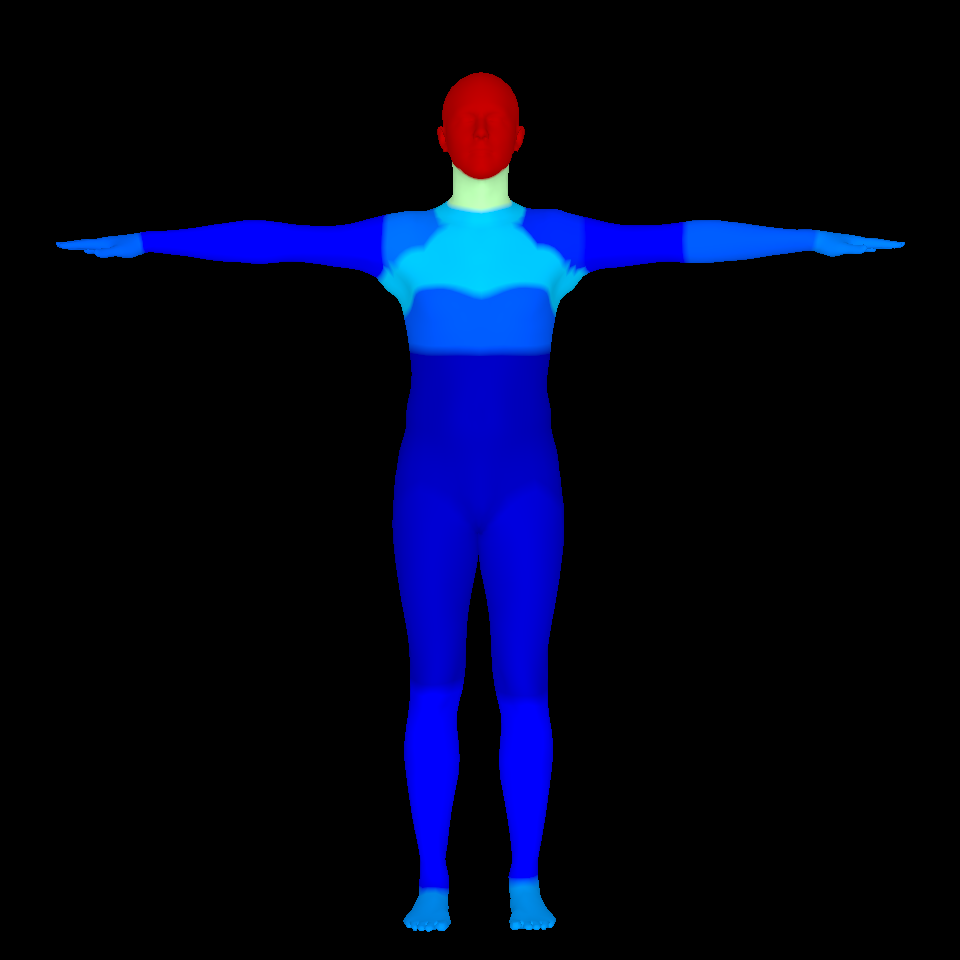

Write the Python code that produced this figure.
# python3 sensitivity/OP_sensitivity_analysis.py --checkpoint=data/model_checkpoint.pt --dataset=3dpw
# This runs through whole dataset and occludes a particular joint on each image and generates the occluded images and OpenPose error per joint and as average
# This code uses camera parameters to project the GT 3d joint positions
import sys
sys.path.insert(0, '/SPINH')
import time
import math
import torch
import argparse
import cv2
from models import hmr, SMPL
import config
from datasets import BaseDataset
import torch
from torch.utils.data import DataLoader
import numpy as np
import constants
from tqdm import tqdm
import matplotlib.pylab as plt
import os
from utils.imutils import crop
import itertools
from utils.geometry import perspective_projection
from utils.imutils import transform
from pytorchopenpose.src.body import Body
from utils.renderer_m import Renderer_m


def denormalize(images):
    # De-normalizing the image
    device = torch.device('cuda') if torch.cuda.is_available() else torch.device('cpu')
    images = images * torch.tensor([0.229, 0.224, 0.225], device=device).reshape(1, 3, 1, 1)
    images = images + torch.tensor([0.485, 0.456, 0.406], device=device).reshape(1, 3, 1, 1)
    images = images.permute(0, 2, 3, 1).cpu().numpy()
    images = 255 * images[:, :,:,::-1]
    return images

def get_occluded_imgs(batch, occ_size, occ_pixel, dataset_name, joint_idx, log_freq, batch_idx):
    # Get the image batch find the ground truth joint location and occlude it. This file uses the ground truth 3d joint
    # positions and projects them.

    # Prepare the required parameters
    device = torch.device('cuda') if torch.cuda.is_available() else torch.device('cpu')
    camera_intrinsics = batch['camera_intrinsics'].to(device)
    camera_extrinsics = batch['camera_extrinsics'].to(device)
    joint_position = batch['joint_position'].to(device)
    joint_position = joint_position.reshape(-1, 24, 3)
    batch_size = joint_position.shape[0]
    # Preparing the regressor to map 24 3DPW keypoints on to 14 joints
    joint_mapper = [8, 5, 2, 1, 4, 7, 21, 19, 17,16, 18, 20, 12, 15]
    # Get 14 ground truth joints
    joint_position = joint_position[:, joint_mapper, :]

    # Project 3D keypoints to 2D keypoints
    # Homogenious real world coordinates X, P is the projection matrix
    P = torch.matmul(camera_intrinsics, camera_extrinsics).to(device)
    temp = torch.ones((batch_size, 14, 1)).double().to(device)
    X = torch.cat((joint_position, temp), 2)
    X = X.permute(0, 2, 1)
    p = torch.matmul(P, X)
    p = torch.div(p[:,:,:], p[:,2:3,:])
    p = p[:, [0,1], :]
    # Projected 2d coordinates on image p with the shape of (batch_size, 14, 2)
    p = p.permute(0, 2, 1).cpu().numpy()
    # Process 2d keypoints to match the processed images in the dataset
    center = batch['center'].to(device)
    scale = batch['scale'].to(device)
    res = [constants.IMG_RES, constants.IMG_RES]
    new_p = np.ones((batch_size,14,2))
    for i in range(batch_size):
        for j in range(p.shape[1]):
            temp = transform(p[i,j:j+1,:][0], center[i], scale[i], res, invert=0, rot=0)
            new_p[i,j,:] = temp
    # Occlude the Images at the joint position
    images = batch['img'].to(device)
    # new_p = new_p.cpu().numpy()
    occ_images = images.clone()
    img_size = int(images[0].shape[-1])
    for i in range(batch_size):
        h_start = int(max(new_p[i, joint_idx, 1] - occ_size/2, 0))
        w_start = int(max(new_p[i, joint_idx, 0] - occ_size/2, 0))
        h_end = min(img_size, h_start + occ_size)
        w_end = min(img_size, w_start + occ_size)
        occ_images[i,0,h_start:h_end, w_start:w_end] = occ_pixel
        occ_images[i,1,h_start:h_end, w_start:w_end] = occ_pixel
        occ_images[i,2,h_start:h_end, w_start:w_end] = occ_pixel
    
    # store the data struct
    if batch_idx % (100*log_freq) == (100*log_freq) - 1:
        out_path = "occluded_images"
        if not os.path.isdir(out_path):
            os.makedirs(out_path)
        image = occ_images
        img = denormalize(image)
        cv2.imwrite(os.path.join(out_path, f'occluded_{joint_idx}_{batch_idx:05d}.jpg'), img[0])



    return occ_images, new_p


def run_dataset(args, joint_index):
    device = torch.device('cuda') if torch.cuda.is_available() else torch.device('cpu')
    print(device)
    # Load the dataloader
    dataset_name = args.dataset
    occ_size = args.occ_size
    occ_pixel = args.pixel
    dataset = BaseDataset(None, dataset_name, is_train=False)
    batch_size = args.batch_size
    data_loader = DataLoader(dataset, batch_size=batch_size, shuffle=False)
    log_freq = args.log_freq

    # OpenPose 2d joint prediction
    body_estimation_model = Body('pytorchopenpose/model/body_pose_model.pth')
    mpjpe_occluded = np.zeros(len(dataset))
    for batch_idx, batch in enumerate(tqdm(data_loader, desc='Eval', total=len(data_loader))):
        images = batch['img'].to(device)
        curr_batch_size = images.shape[0]
        # Get occluded images
        joint_inx = joint_index
        occ_images, gt_keypoints_2d = get_occluded_imgs(batch, occ_size, occ_pixel, dataset_name, joint_inx, log_freq, batch_idx)
        batch['img'] = occ_images
        error = get_error(batch, gt_keypoints_2d, body_estimation_model)
        mpjpe_occluded[batch_idx * batch_size:batch_idx * batch_size + curr_batch_size] = error

    # Print final results during evaluation
    print('*** Final Results ***')
    print('mpjpe_occluded: ' + str(1000 * mpjpe_occluded.mean()))
    print()
    return 1000 * mpjpe_occluded.mean()

     


def get_error(batch, gt_keypoints_2d, body_estimation):
    device = torch.device('cuda') if torch.cuda.is_available() else torch.device('cpu')
    occ_images = denormalize(batch['img'].to(device))
    gt_keypoints_2d = torch.tensor(gt_keypoints_2d, device=device, dtype=torch.float)


    curr_batch_size = occ_images.shape[0]
    candidate_sorted_list = []
    for i in range(curr_batch_size):
        candidate, subset = body_estimation(occ_images[i])
        if subset.shape[0] == 0:
            a = np.zeros((14,2))
            candidate_sorted_list.append(torch.tensor(a, dtype=torch.float))
            continue
        # Map openpose to smpl 14 joints
        map_op_smpl = [10, 9, 8, 11, 12, 13, 4, 3, 2, 5, 6, 7, 1, 0]
        # Choose the right person in multiple people images for OpenPose
        subset_error = []
        for j in range(subset.shape[0]):
            subset_sorted = subset[j][map_op_smpl].astype(int)
            candidate = np.vstack([candidate, [constants.IMG_RES/2, constants.IMG_RES/2, 0, -1]])
            candidate_sorted = candidate[subset_sorted]
            candidate_sorted_t = torch.tensor(candidate_sorted[:,:2], dtype=torch.float).to(device)
            error_s = torch.sqrt(((gt_keypoints_2d[i] - candidate_sorted_t) ** 2).sum(dim=-1)).mean(dim=-1).cpu().numpy()
            subset_error.append(error_s)
        subset_index = subset_error.index(min(subset_error))        
        subset_sorted = subset[subset_index][map_op_smpl].astype(int)
        candidate = np.vstack([candidate, [constants.IMG_RES/2, constants.IMG_RES/2, 0, -1]])
        candidate_sorted = candidate[subset_sorted]
        candidate_sorted_t = torch.tensor(candidate_sorted[:,:2], dtype=torch.float)
        candidate_sorted_list.append(candidate_sorted_t)
    candidate_sorted_t = torch.stack(candidate_sorted_list, dim=0).to(device)
    # Normalize between -1 and 1
    gt_keypoints_2d = torch.sub(gt_keypoints_2d, (constants.IMG_RES/2))
    gt_keypoints_2d = torch.div(gt_keypoints_2d, (constants.IMG_RES/2))
    # Relative position
    left_heap = gt_keypoints_2d[:,3:4,:].clone()
    left_heap = left_heap.expand(-1,14,-1)
    gt_keypoints_2d = gt_keypoints_2d - left_heap
    # Normalize between -1 and 1
    candidate_sorted_t = torch.sub(candidate_sorted_t, (constants.IMG_RES/2))
    candidate_sorted_t = torch.div(candidate_sorted_t, (constants.IMG_RES/2))
    # Relative position
    left_heap = candidate_sorted_t[:,3:4,:].clone()
    left_heap = left_heap.expand(-1,14,-1)
    candidate_sorted_t = candidate_sorted_t - left_heap

    error = torch.sqrt(((candidate_sorted_t - gt_keypoints_2d) ** 2).sum(dim=-1)).mean(dim=-1).cpu().numpy()
    # test = occ_images[0]
    # a = candidate_sorted_t[0]
    # b = gt_keypoints_2d[0]
    # for i in range(a.shape[0]):
    #     cv2.circle(test, (int(a[i][0]), int(a[i][1])), 3, color = (255, 0, 0), thickness=1) #openpose
    #     cv2.circle(test, (int(b[i][0]), int(b[i][1])), 3, color = (0, 255, 0), thickness=1) #GT
    # cv2.imwrite("examples/test.jpg", test)
    return error

def project_mesh(mpjpe_occluded_list):
    error_joint = mpjpe_occluded_list
    device = torch.device('cuda') if torch.cuda.is_available() else torch.device('cpu')
    # Generating the T mesh
    pred_rotmat = torch.eye(3)
    pred_rotmat = pred_rotmat.unsqueeze(0).expand(24, 3, 3).unsqueeze(0).to(device)
    pred_rotmat[0,0,1,1] = -1
    pred_rotmat[0,0,2,2] = -1
    pred_betas = torch.tensor([[ 0.5, 1, 0.5, 1, 0, 0, -0.3, 0.3, 0.2, -0.2]], device = device)
    pred_camera = torch.tensor([[ 1, 0,  0.2]], device = device)
    img_res = 960

    # Load SMPL model
    smpl = SMPL(config.SMPL_MODEL_DIR,
                batch_size=1,
                create_transl=False).to(device)

    # Setup renderer for visualization
    renderer = Renderer_m(focal_length=constants.FOCAL_LENGTH, img_res=img_res, faces=smpl.faces)

    # Preprocess input image and generate predictions
    with torch.no_grad():
        pred_output = smpl(betas=pred_betas, body_pose=pred_rotmat[:,1:], global_orient=pred_rotmat[:,0].unsqueeze(1), pose2rot=False)
        pred_vertices = pred_output.vertices
    # Calculate camera parameters for rendering
    camera_translation = torch.stack([pred_camera[:,1], pred_camera[:,2], 2*constants.FOCAL_LENGTH/(img_res * pred_camera[:,0] +1e-9)],dim=-1)
    camera_translation = camera_translation[0].cpu().numpy()
    pred_vertices = pred_vertices[0].cpu().numpy()

    # Define the background
    img = np.zeros((img_res, img_res, 3))
    # Render parametric shape
    img_mesh = renderer(pred_vertices, camera_translation, img, error_joint, norm=True)
    # Save reconstructions
    cv2.imwrite('sensitivity/OP_sensitivity_analysis.png', 255 * img_mesh[:,:,::-1])

if __name__ == '__main__':
    start = time.time()
    parser = argparse.ArgumentParser()
    parser.add_argument('--checkpoint', default=None) # Path to network checkpoint
    parser.add_argument('--dataset', type=str, default='3dpw')  # Path of the input image
    parser.add_argument('--occ_size', type=int, default='40')  # Size of occluding window
    parser.add_argument('--pixel', type=int, default='1')  # Occluding window - pixel values
    parser.add_argument('--joint', type=int, default='13')  
    """ Joint index    joint_names = ['Right Ankle','Right Knee', 'Right Hip','Left Hip','Left Knee','Left Ankle','Right Wrist','Right Elbow', 'Right Shoulder', 'Left Shoulder', 'Left Elbow', 'Left Wrist', 'Neck', 'Top of Head']"""
    parser.add_argument('--batch_size', default=16) # Batch size for testing
    parser.add_argument('--log_freq', default=50, type=int) # Frequency of printing intermediate results
    args = parser.parse_args()
    mpjpe_occluded_list = []
    for i in range(0,14):
        joint_index = i
        mpjpe_occluded = run_dataset(args, joint_index)
        mpjpe_occluded_list.append(mpjpe_occluded)
    print(mpjpe_occluded_list)
    project_mesh(mpjpe_occluded_list)
    end = time.time()
    print("Time: ", end - start)
